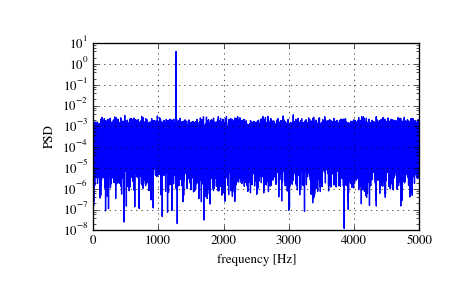

The Python source for this figure:
import numpy as np
import scipy.signal as signal
import matplotlib.pyplot as plt

fs = 10e3
N = 1e5
amp = 2*np.sqrt(2)
freq = 1270.0
noise_power = 0.001 * fs / 2
time = np.arange(N) / fs
x = amp*np.sin(2*np.pi*freq*time)
x += np.random.normal(scale=np.sqrt(noise_power), size=time.shape)

f, Pper_spec = signal.periodogram(x, fs, 'flattop', scaling='spectrum')

plt.semilogy(f, Pper_spec)
plt.xlabel('frequency [Hz]')
plt.ylabel('PSD')
plt.grid()
plt.show()
